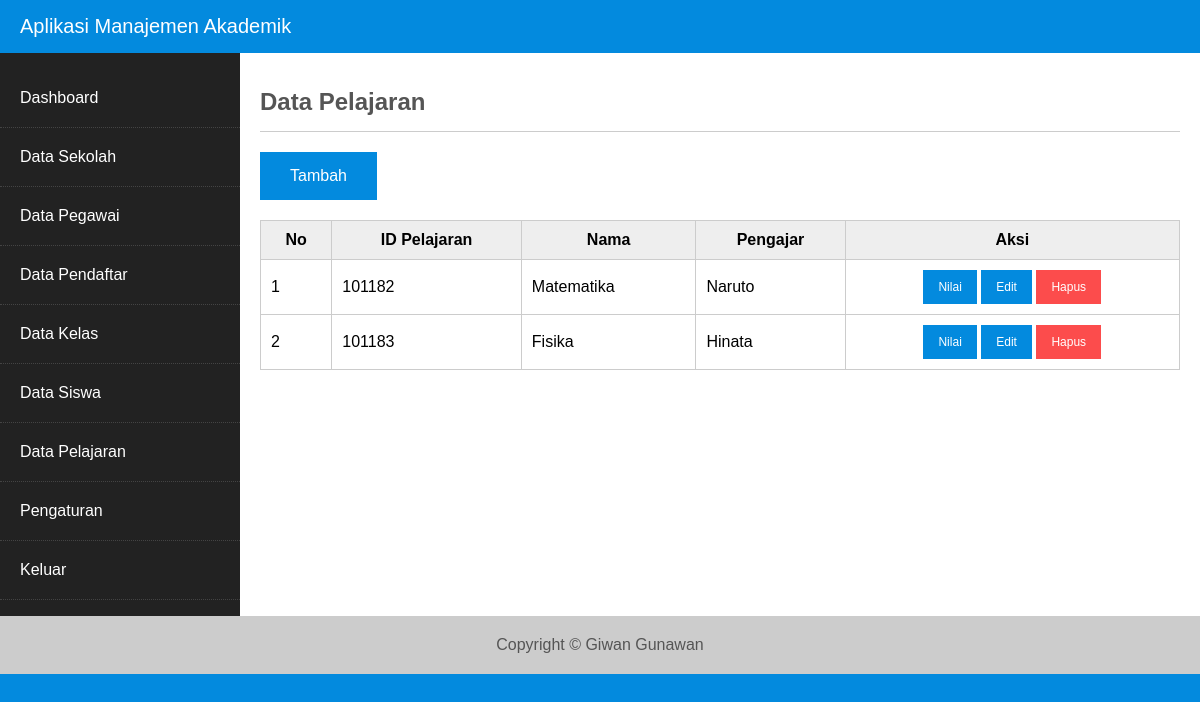
Screenshot of /index.php?hal=pelajaran (signed in) with the database file from the repository.
### tables this page shows
CREATE TABLE `t_pelajaran` (
  `ID_Pelajaran` char(6) NOT NULL,
  `Nama` char(30) NOT NULL,
  `NIP_Pengajar` char(16) NOT NULL,
  `ID_Nilai` int(5) NOT NULL AUTO_INCREMENT,
  PRIMARY KEY (`ID_Pelajaran`,`ID_Nilai`),
  KEY `FK_Guru` (`NIP_Pengajar`),
  KEY `ID_Nilai` (`ID_Nilai`),
  CONSTRAINT `FK_Guru` FOREIGN KEY (`NIP_Pengajar`) REFERENCES `t_pegawai` (`NIP`) ON DELETE CASCADE ON UPDATE CASCADE
);

CREATE TABLE `t_pegawai` (
  `NIP` char(16) NOT NULL,
  `Nama` char(30) NOT NULL,
  `Alamat` char(30) NOT NULL,
  `Nomor_Telepon` char(13) NOT NULL,
  `Jenis_Kelamin` char(1) NOT NULL,
  `Jabatan` char(20) NOT NULL,
  `Golongan` char(5) NOT NULL,
  PRIMARY KEY (`NIP`)
);

### content/pelajaran.php (the view, shortened to what this page needs)
<h2 class="judul">Data Pelajaran</h2>
<a class="tombol" href="?hal=pelajaran_tambah">Tambah</a>
<table class="table">
   <thead>
      <tr>
         <th>No</th>
         <th>ID Pelajaran</th>
         <th>Nama</th>
         <th>Pengajar</th>
         <th>Aksi</th>
      </tr>
   </thead>
   <tbody>
   <?php
   $query = mysqli_query($con, "SELECT t_pelajaran.ID_Pelajaran, t_pelajaran.Nama, t_pegawai.Nama AS Pengajar
                                FROM t_pelajaran
                                INNER JOIN t_pegawai ON t_pegawai.NIP=t_pelajaran.NIP_Pengajar");
   $no = 0;
   while($data = mysqli_fetch_array($query)){
      $no++;
?>
      <tr>
         <td><?= $no ?></td>
         <td><?= $data['ID_Pelajaran'] ?></td>
         <td><?= $data['Nama'] ?></td>
         <td><?= $data['Pengajar'] ?></td>
         <td><center>
         <a class="tombol edit" href="?hal=nilai&id=<?= $data['ID_Pelajaran'] ?>"> Nilai </a>
            <a class="tombol edit" href="?hal=pelajaran_edit&id=<?= $data['ID_Pelajaran'] ?>"> Edit </a>
            <a class="tombol hapus" href="?hal=pelajaran_hapus&id=<?= $data['ID_Pelajaran'] ?>"> Hapus </a>
         </td>
     </tr>
<?php
   }
?>
   </tbody>
</table>

### konten.php (shortened to what this page needs)
<?php
   $halaman = array("dashboard",
                     "sekolah","sekolah_update",
                     "pendaftar","pendaftar_tambah", "pendaftar_insert","pendaftar_edit", "pendaftar_update","pendaftar_hapus",
                     "kelas",
                     "pegawai", "pegawai_tambah", "pegawai_insert","pegawai_edit", "pegawai_update","pegawai_hapus",
                     "pelajaran",
                     "nilai",
                     "siswa",
                     "user","user_tambah", "user_insert","user_edit", "user_update","user_hapus");
   if(isset($_GET['hal'])) $hal = $_GET['hal'];
   else $hal = "dashboard";
   foreach($halaman as $h){
      if($hal == $h){
         include "content/$h.php";
         break;
      }
   }
?>

### css/style.css (style rules this page uses)
* { box-sizing: border-box; }
body { font-family: Arial; margin: 0; background: #038ade; }
.judul { color: #555; border-bottom: 1px solid #ccc; padding-bottom: 15px; }
.table { width: 100%; margin-top: 20px; border-collapse: collapse; }
.table th, .table td { border: 1px solid #ccc; padding: 10px; }
.table th { background: #eee; }
.tombol { display: inline-block; max-width: 150px; padding: 15px 30px; color: #fff; text-decoration: none; background: #038ade; cursor: pointer; }
.tombol.edit, .tombol.hapus { padding: 10px 15px; font-size: 12px; }
.tombol.hapus { background: #fc4c4c; }

### rows the page displays
t_pelajaran: ID_Pelajaran "101182", Nama "Matematika", NIP_Pengajar.Nama "Naruto"
t_pelajaran: ID_Pelajaran "101183", Nama "Fisika", NIP_Pengajar.Nama "Hinata"
